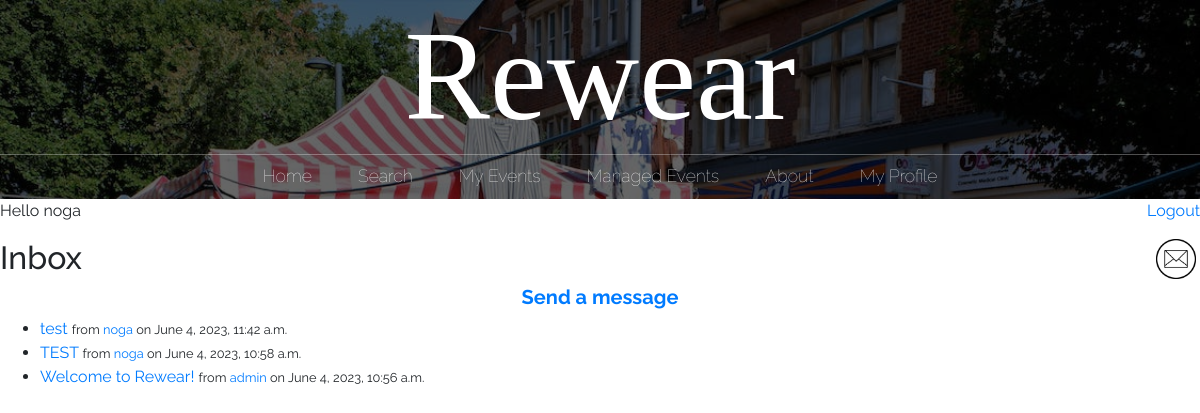
/inbox/ (signed in), run on the app's committed database.
### main/models.py (models this page shows)
class Message(models.Model):
    sender = models.ForeignKey(User, on_delete=models.CASCADE, related_name='sent_messages')
    recipient = models.ForeignKey(User, on_delete=models.CASCADE, related_name='received_messages')
    subject = models.CharField(max_length=255)
    body = models.TextField()
    from django.utils import timezone
    created_at = models.DateTimeField(default=timezone.now)
    is_read = models.BooleanField(default=False)

### main/views.py (the view)
# urls.py: path("inbox/", views.inbox, name="inbox"),
@login_required
def inbox(request):
    messages = Message.objects.filter(recipient=request.user)
    new_mail = new_messages(request.user.username)
    return render(request, 'main/inbox.html', {'messages': messages, 'new_mail': new_mail})

### main/views.py (called while the page is built)
def new_messages(username):
    try:
        messages = Message.objects.filter(recipient=User.objects.filter(username=username)[0])
        for m in messages:
            if not m.is_read:
                return True
        return False
    except:
        return False

### main/templates/main/inbox.html
{% extends 'main/base.html' %}
{% block content %}
  <h2>Inbox</h2>
  <center>
    <a href="/send_message/"><h5><b>Send a message</b></h5></a>
  </center>
  {% if messages %}
    <ul>
      {% for message in messages reversed %}
        <li{% if not message.is_read %} style="font-weight: bold;"{% endif %}>
          <a href="/message_detail/{{message.id}}">
            {% if not message.is_read %}
              <big><b>{{ message.subject }}</b></big>
            {% else %}
              {{ message.subject }}
            {% endif %}
          </a>
          {% if not message.is_read %}
            from <a href="/profile/{{ message.sender.username }}">{{ message.sender.username }}</a> on {{ message.created_at }}
          {% else %}
            <small>from <a href="/profile/{{ message.sender.username }}">{{ message.sender.username }}</a> on {{ message.created_at }}</small>
          {% endif %}
        </li>
      {% endfor %}
    </ul>
  {% else %}
    <p>No messages.</p>
  {% endif %}
{% endblock %}

### main/templates/main/base.html (shortened to what this page needs)
{% load static %}
<!doctype html>
<html>
	<head>
		<link rel="stylesheet" href="https://stackpath.bootstrapcdn.com/bootstrap/4.3.1/css/bootstrap.min.css">
		<link rel="stylesheet" href="{% static 'css/styles.css' %}">
	</head>
	<body>
	<div id = "content", name = "content">
		<div class="row justify-content-center">
			<div class="col-12">
					<header class="main-header">
						<h1 class="header-name header-name-large">Rewear</h1>
						<nav class="nav main-nav">
							<ul>
								<li><a href="/">Home</a></li>
								{% if user.is_authenticated %}
									<li><a href="/search_page/">Search</a></li>
									<li><a href="/my_events/{{request.user.id}}">My Events</a></li>
								{% endif %}
								{% if user.groups.all.0.name == 'eventManager' or user.groups.all.1.name == 'eventManager' %}
									<li><a href="/managed_events/{{request.user.id}}">Managed Events</a></li>
								{% endif %}
								<li><a href="/about/">About</a></li>
								{% if user.is_authenticated and user.is_superuser %}
									<li><a href="/submissions/">Submissions
									<!--<div style="display: inline-block;">
										<div style="border-radius: 50%; width: 10px; height: 10px; padding: 2px; border: solid; border-color: red;"></div>
									</div>-->
									</a></li>
									<li><a href="/admin/">Administration</a></li>
								{% elif user.is_authenticated and user.is_active%}
								<li><a href="/profile/">My Profile</a></li>
								{% endif %}
							</ul>
						</nav>
					</header>
			{% if user.is_authenticated %}
			<p style="text-align:left;">
				<td><left>Hello {{request.user.username}}</left></td>
				<span style="float:right;">
					<td><right><a href="/logout">Logout</a></right></td>
				</span>
			</p>
			<p>
				<span style="float:right;">
					{% if new_mail %}
						<a href="/inbox" style="text-decoration:none">
							<img src='{% static "media/new_mail.png" %}' alt="inbox" height=40px width=40px>&nbsp;
						</a>
					{% else %}
						<a href="/inbox" style="text-decoration:none">
							<img src='{% static "media/mail_icon.png" %}' alt="inbox" height=40px width=40px>&nbsp;
						</a>
					{% endif %}
				</span>
			</p>
			{% endif %}
				{% block content %}
				{% endblock %}
			</div>
		</div>
	</div>
	</body>
</html>

### static/css/styles.css (style rules this page uses)
* { box-sizing: border-box; font-family: Raleway; }
html, body { margin: 0; padding: 0; }
.nav ul { margin: 0; padding: 0; }
.nav li { display: inline; }
.nav a { display: inline-block; padding: .5em; color: white; text-decoration: none; }
.main-nav { text-align: center; font-size: 1.1em; font-weight: lighter; display: inline; }
.main-nav li { padding: 0 1%; }
.main-header { background-color: rgba(0, 0, 0, .6); background-image: url("../media/Header Background.jpeg"); background-blend-mode: multiply; background-size: cover; }
.header-name { text-align: center; margin: 0; font-size: 4em; font-family: "Arvo"; font-weight: normal; color: white; border-bottom: 1px solid rgba(255, 255, 255, .3) }
.header-name-large { font-size: 8em; }

### data on the page
Message: subject "test", sender.username "noga", created_at "June 4, 2023, 11:42 a.m."
Message: subject "TEST", sender.username "noga", created_at "June 4, 2023, 10:58 a.m."
Message: subject "Welcome to Rewear!", sender.username "admin", created_at "June 4, 2023, 10:56 a.m."

### other printed values
{{ request.user.username }} "noga"
